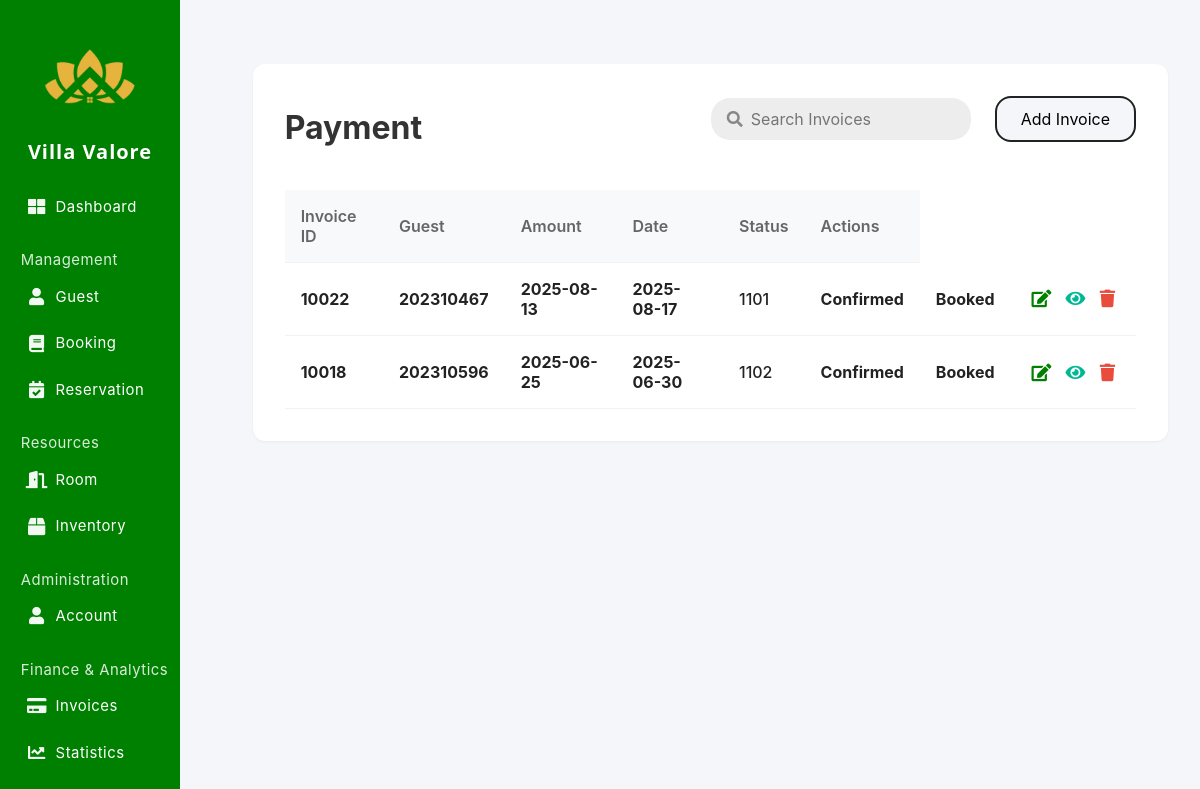
Screenshot of /admin/payment.php with the database file from the repository.
### tables this page shows
CREATE TABLE `booking` (
  `BookingID` int(11) NOT NULL,
  `ReservationID` varchar(32) DEFAULT NULL,
  `BookingCode` varchar(32) DEFAULT NULL,
  `StudentID` int(11) NOT NULL,
  `RoomNumber` int(11) NOT NULL,
  `RoomType` enum('Standard','Deluxe','Suite','') NOT NULL,
  `BookingStatus` enum('Pending','Confirmed','Cancelled','Completed') NOT NULL,
  `RoomStatus` enum('Available','Booked','Reserved','Maintenance','Cleaning') NOT NULL,
  `Notes` text NOT NULL,
  `CheckInDate` date NOT NULL,
  `CheckOutDate` date NOT NULL,
  `BookingDate` date NOT NULL,
  `Price` decimal(10,0) NOT NULL
);

### admin/payment.php (the view, shortened to what this page needs)
<?php
include 'connections.php';
$where = [];
$params = [];
if (count($where) > 0) {
  $sql = "SELECT * FROM booking WHERE " . implode(' AND ', $where) . " ORDER BY BookingID DESC";
  $stmt = $conn->prepare($sql);
  if ($params) {
    $types = str_repeat('s', count($params));
    $stmt->bind_param($types, ...$params);
  }
  $stmt->execute();
  $resResult = $stmt->get_result();
} else {
  $resQuery = "SELECT * FROM booking ORDER BY BookingID DESC";
  $resResult = $conn->query($resQuery);
}
?>
<!DOCTYPE html>
<html lang="en">
<head>
  <link rel="stylesheet" href="https://cdnjs.cloudflare.com/ajax/libs/font-awesome/5.15.4/css/all.min.css">
</head>
<body>
  <div class="sidebar" id="sidebar">
        <div class="sidebar-logo">
            <img src="images/villavalorelogo.png" alt="Villa Valore Logo">
        </div>
        <div class="sidebar-title">Villa Valore</div>
        <div class="sidebar-nav-center">
            <div class="nav-section">
                <a class="nav-link" href="index.php"><i class="fas fa-th-large"></i><span>Dashboard</span></a>
            </div>
            <div class="nav-section">
                <span class="sidebar-section-label">Management</span>
                <a class="nav-link" href="student.php"><i class="fas fa-user"></i><span>Guest</span></a>
                <a class="nav-link" href="booking.php"><i class="fas fa-book"></i><span>Booking</span></a>
                <a class="nav-link" href="reservation.php"><i class="fas fa-calendar-check"></i><span>Reservation</span></a>
            </div>
            <div class="nav-section">
                <span class="sidebar-section-label">Resources</span>
                <a class="nav-link" href="room.php"><i class="fas fa-door-open"></i><span>Room</span></a>
                <a class="nav-link" href="inventory.php"><i class="fas fa-box"></i><span>Inventory</span></a>
            </div>
            <div class="nav-section">
                <span class="sidebar-section-label">Administration</span>
                <a class="nav-link" href="account.php"><i class="fas fa-user"></i><span>Account</span></a>
            </div>
            <div class="nav-section">
                <span class="sidebar-section-label">Finance & Analytics</span>
                <a class="nav-link" href="payment.php"><i class="fas fa-credit-card"></i><span>Invoices</span></a>
                <a class="nav-link" href="statistics.php"><i class="fas fa-chart-line"></i><span>Statistics</span></a>
            </div>
        </div>
    </div>
    <div class="top-bar" id="topBar">
        <button class="top-bar-toggle" id="sidebarToggle" aria-label="Toggle Sidebar"><i class="fas fa-bars"></i></button>
        <div class="top-bar-right">
            <div class="top-bar-icon" title="Email"><i class="fas fa-envelope"></i></div>
            <div class="top-bar-icon" title="Notifications"><i class="fas fa-bell"></i></div>
            <div class="top-bar-account" title="Account">PB</div>
        </div>
    </div>
  <div class="main-content">
  <div class="reservation-section">
    <div style="display: flex; align-items: center; justify-content: space-between; margin-bottom: 1.5rem;">
    <h1 style="margin-bottom: 0; border-bottom: 4px solid rgb(255, 255, 255); display: inline-block; padding-bottom: 0.2rem;">Payment</h1>
    <div class="search-filter-bar">
      <div class="search-wrapper">
        <i class="fas fa-search search-icon"></i>
        <input type="text" id="searchInput" class="search-input" placeholder="Search Invoices">
      </div>
      <button class="create-btn" id="createBtn">Add Invoice</button>
    </div>
    </div>
    <table class="reservation-table">
    <thead>
      <tr>
      <th>Invoice ID</th>
      <th>Guest</th>
      <th>Amount</th>
      <th>Date</th>
      <th>Status</th>
      <th>Actions</th>
      </tr>
    </thead>
    <tbody>
    <?php if ($resResult && $resResult->num_rows > 0): ?>
      <?php while($row = $resResult->fetch_assoc()): ?>
      <tr data-id="<?php echo $row['BookingID']; ?>">
      <td><b><?php echo $row['BookingID']; ?></b></td>
      <td><b><?php echo $row['StudentID']; ?></b></td>
      <td><b><?php echo htmlspecialchars($row['CheckInDate']); ?></b></td>
      <td><b><?php echo htmlspecialchars($row['CheckOutDate']); ?></b></td>
      <td><?php echo $row['RoomNumber']; ?></td>
      <td><b><?php echo $row['BookingStatus']; ?></b></td>
      <td><b><?php echo $row['RoomStatus']; ?></b></td>
      <td>
        <div class="action-group">
        <button type="button" class="action-btn edit-btn"
  data-id="<?php echo $row['BookingID']; ?>"
  data-bookingdate="<?php echo htmlspecialchars($row['BookingDate']); ?>"
  data-studentid="<?php echo $row['StudentID']; ?>"
  data-checkin="<?php echo $row['CheckInDate']; ?>"
  data-checkout="<?php echo $row['CheckOutDate']; ?>"
  data-room="<?php echo $row['RoomNumber']; ?>"
  data-type="<?php echo $row['RoomType']; ?>"
  data-bookingstatus="<?php echo $row['BookingStatus']; ?>"
  data-roomstatus="<?php echo $row['RoomStatus']; ?>"
  data-notes="<?php echo htmlspecialchars($row['Notes']); ?>"
  data-price="<?php echo htmlspecialchars($row['Price']); ?>"
><i class="fas fa-edit"></i></button>
<button type="button" class="action-btn view-btn"
  data-id="<?php echo $row['BookingID']; ?>"
  data-studentid="<?php echo $row['StudentID']; ?>"
  data-bookingdate="<?php echo htmlspecialchars($row['BookingDate']); ?>"
  data-checkin="<?php echo $row['CheckInDate']; ?>"
  data-checkout="<?php echo $row['CheckOutDate']; ?>"
  data-room="<?php echo $row['RoomNumber']; ?>"
  data-type="<?php echo $row['RoomType']; ?>"
  data-bookingstatus="<?php echo $row['BookingStatus']; ?>"
  data-roomstatus="<?php echo $row['RoomStatus']; ?>"
  data-notes="<?php echo htmlspecialchars($row['Notes']); ?>"
  data-price="<?php echo htmlspecialchars($row['Price']); ?>"
><i class="fas fa-eye"></i></button>
<button type="button" class="action-btn delete-btn"
  data-id="<?php echo $row['BookingID']; ?>"
><i class="fas fa-trash"></i></button>
        </div>
      </td>
      </tr>
      <?php endwhile; ?>
    <?php else: ?>
      <tr><td colspan="11">No bookings found.</td></tr>
    <?php endif; ?>
    </tbody>
    </table>
  </div>
  </div>
</body>
</html>

### admin/payment.php (style rules this page uses)
:root { --theme-green: #008000; --theme-green-dark: #005c00; --theme-green-light: #90ee90; --action-edit: #008000; --action-view: #00b894; --action-delete: #e74c3c; }
* { margin: 0; padding: 0; box-sizing: border-box; font-family: 'Inter', sans-serif; }
body { background-color: #f5f6fa; display: flex; }
.sidebar { width: 180px; background: #008000; min-height: 100vh; padding: 0.5rem 0; color: white; position: fixed; left: 0; top: 0; bottom: 0; z-index: 1000; transition: left 0.3s, width 0.3s; display: flex; flex-direction: column; align-items: center; }
.sidebar-logo { width: 90px; height: 90px; margin: 1.5rem auto 1rem auto; display: flex; align-items: center; justify-content: center; }
.sidebar-logo img { width: 90px; height: 90px; object-fit: contain; border-radius: 0; border: none; background: transparent; box-shadow: none; }
.sidebar-title { display: block; font-size: 1.25rem; font-weight: 700; text-align: center; margin-bottom: 1.5rem; letter-spacing: 1px; font-family: 'Montserrat', 'Segoe UI', Arial, sans-serif; color: #fff; text-shadow: 0 1px 2px rgba(0,0,0,0.08); }
.sidebar .nav-section { width: 100%; display: flex; flex-direction: column; align-items: flex-start; padding-left: 1rem; gap: 0.5rem; margin-bottom: 0; }
.sidebar .nav-section:not(:last-child) { margin-bottom: 1rem; }
.sidebar .nav-link { display: flex; flex-direction: row; align-items: center; justify-content: flex-start; padding: 0.35rem 0.6rem; color: white; text-decoration: none; font-size: 0.93rem; margin-bottom: 0.15rem; border-radius: 5px; width: 90%; transition: background-color 0.2s; height: 36px; gap: 0.5rem; }
.sidebar .nav-link i { margin: 0; width: 22px; text-align: center; font-size: 1.08rem; opacity: 0.95; }
.sidebar .nav-link span { font-size: 0.93rem; margin-top: 0; display: block; text-align: left; letter-spacing: 0.5px; }
.sidebar-nav-center { flex: 1; display: flex; flex-direction: column; justify-content: flex-start; width: 100%; align-items: flex-start; }
.main-content { flex: 1; padding: 2rem; margin-left: 200px; overflow-x: hidden; transition: margin-left 0.3s; }
.reservation-section { max-width: 1200px; margin: 2rem auto; background: #fff; border-radius: 12px; box-shadow: 0 1px 3px rgba(0,0,0,0.05); padding: 2rem; }
h1 { font-size: 2rem; margin-bottom: 1.5rem; color: #333; }
.reservation-table { width: 100%; border-collapse: collapse; }
.reservation-table th, .reservation-table td { padding: 1rem; border-bottom: 1px solid #f0f2f5; text-align: left; }
.reservation-table th { background: #f8f9fa; color: #666; font-weight: 600; }
.reservation-table td { color: #222; font-weight: 500; }
.action-group { display: flex; gap: 0.3rem; justify-content: center; align-items: center; }
.action-btn { display: inline-flex; align-items: center; justify-content: center; border: none; outline: none; border-radius: 50%; padding: 0.3rem; font-size: 1.1rem; background: none; cursor: pointer; transition: background 0.18s, color 0.18s; box-shadow: none; }
.action-btn.edit-btn i { color: var(--action-edit); }
.action-btn.view-btn i { color: var(--action-view); }
.action-btn.delete-btn i { color: var(--action-delete); }
.action-btn i { font-size: 1em; margin: 0; }
.search-filter-bar { display: flex; align-items: center; gap: 1rem; margin-bottom: 1.5rem; }
.search-input { padding: 0.7rem 2.5rem 0.7rem 2.5rem; border-radius: 1.2rem; border: none; background: #ededed; font-size: 1rem; width: 260px; outline: none; }
.search-icon { position: absolute; left: 1rem; top: 50%; transform: translateY(-50%); color: #888; }
.search-wrapper { position: relative; display: flex; align-items: center; }
.filter-btn, .create-btn { padding: 0.7rem 1.5rem; border-radius: 1rem; border: 2px solid #222; background: #f5f6fa; font-size: 1rem; cursor: pointer; margin-left: 0.5rem; transition: background 0.2s, color 0.2s; }
.reservation-table td:last-child { text-align: center; vertical-align: middle; }
.sidebar .nav-section { margin-bottom: 0.2rem; }
.sidebar-section-label { display: block; color: #fff; font-size: 0.93rem; font-weight: 400; opacity: 0.85; margin: 0.5rem 0 0.1rem 0.1rem; padding-left: 0.2rem; letter-spacing: 0.5px; cursor: default; user-select: none; }

### rows the page displays
booking: BookingID "10022", StudentID "202310467", CheckInDate "2025-08-13", CheckOutDate "2025-08-17", RoomNumber "1101", BookingStatus "Confirmed", RoomStatus "Booked"
booking: BookingID "10018", StudentID "202310596", CheckInDate "2025-06-25", CheckOutDate "2025-06-30", RoomNumber "1102", BookingStatus "Confirmed", RoomStatus "Booked"
